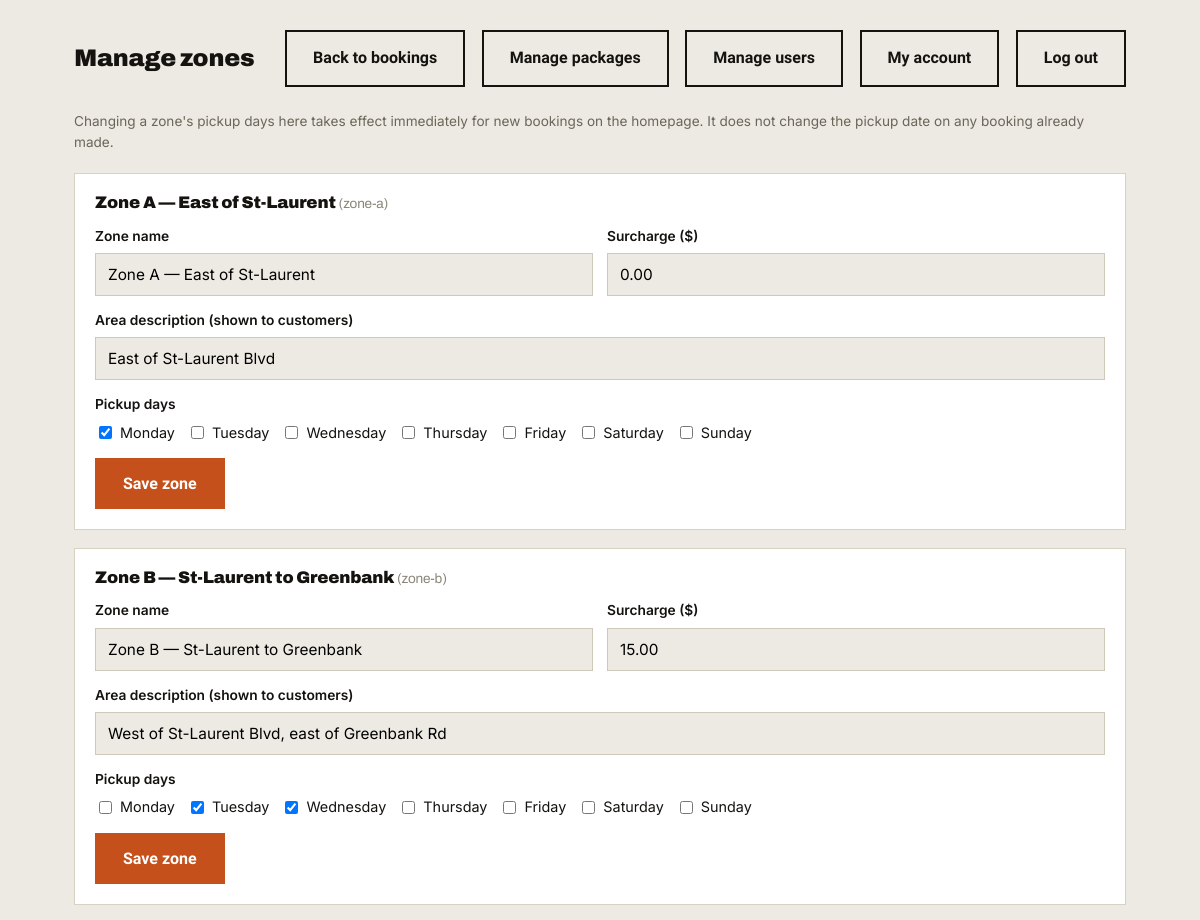
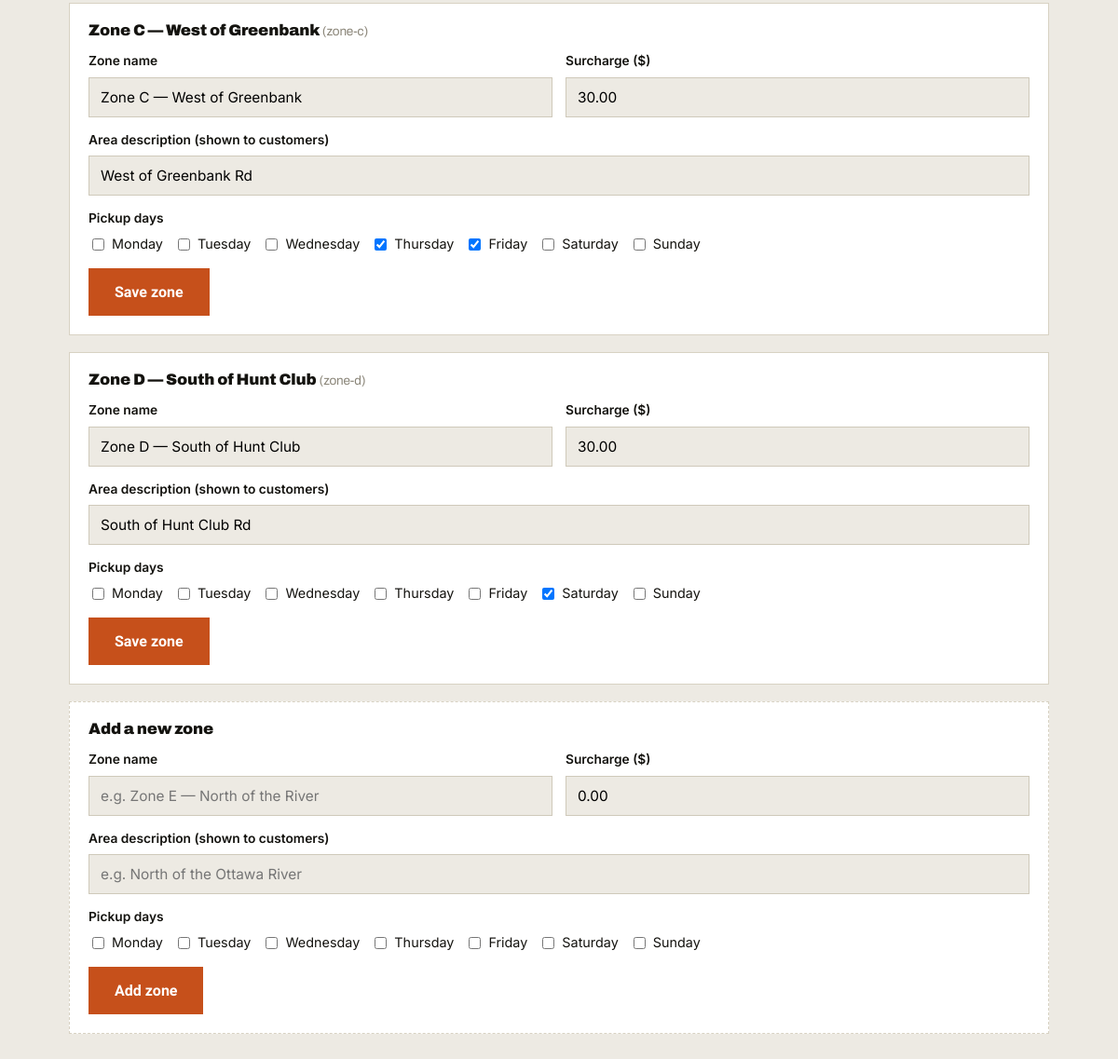
The app's page /admin/zones.php (signed in) with its own data (2 pictures, top to bottom).
### tables this page shows
CREATE TABLE IF NOT EXISTS zones (
    id            INT AUTO_INCREMENT PRIMARY KEY,
    slug          VARCHAR(40)   NOT NULL UNIQUE,
    name          VARCHAR(80)   NOT NULL,
    areas         VARCHAR(200)  NOT NULL,    
    surcharge_cents INT         NOT NULL DEFAULT 0,
    service_days  VARCHAR(80)   NOT NULL,    
    weekday_csv   VARCHAR(20)   NOT NULL,    
    sort_order    TINYINT       NOT NULL DEFAULT 0
);

### includes/db.php (called while the page is built, shortened)
<?php
function h(?string $value): string
{
    return htmlspecialchars($value ?? '', ENT_QUOTES, 'UTF-8');
}

### admin/zones.php (the view, shortened to what this page needs)
<?php
require_once __DIR__ . '/../includes/db.php';
$db = get_db();
$zones = $db->query('SELECT * FROM zones ORDER BY sort_order ASC')->fetchAll();
?>
<!DOCTYPE html>
<html lang="en">
<head>
<link rel="stylesheet" href="../css/style.css">
</head>
<body class="admin-body">
<div class="admin-shell">
    <div style="display:flex; justify-content:space-between; align-items:center; margin-bottom:24px;">
        <h2>Manage zones</h2>
        <div>
            <a href="dashboard.php" class="btn btn-outline" style="margin-left:0; border-color:var(--ink); color:var(--ink);">Back to bookings</a>
            <a href="packages.php" class="btn btn-outline" style="border-color:var(--ink); color:var(--ink);">Manage packages</a>
            <a href="users.php" class="btn btn-outline" style="border-color:var(--ink); color:var(--ink);">Manage users</a>
            <a href="account.php" class="btn btn-outline" style="border-color:var(--ink); color:var(--ink);">My account</a>
            <a href="logout.php" class="btn btn-outline" style="border-color:var(--ink); color:var(--ink);">Log out</a>
        </div>
    </div>
    <p style="font-size:0.85rem; color:#6b6659; margin-bottom:20px;">
        Changing a zone's pickup days here takes effect immediately for new bookings on the homepage.
        It does not change the pickup date on any booking already made.
    </p>
    <?php foreach ($zones as $zone): ?>
        <?php $zoneDays = $zone['weekday_csv'] !== '' ? array_map('intval', explode(',', $zone['weekday_csv'])) : []; ?>
        <div class="zone-card">
            <h3><?= h($zone['name']) ?> <span style="font-weight:400; color:#8a8578; font-size:0.85rem;">(<?= h($zone['slug']) ?>)</span></h3>
            <form method="post">
                <div class="zone-form-grid">
                    <div>
                        <label>Zone name</label>
                        <input type="text" name="name" value="<?= h($zone['name']) ?>" maxlength="80" required>
                    </div>
                    <div>
                        <label>Surcharge ($)</label>
                        <input type="number" name="surcharge" value="<?= number_format($zone['surcharge_cents'] / 100, 2, '.', '') ?>" min="0" step="0.01" required>
                    </div>
                    <div class="full">
                        <label>Area description (shown to customers)</label>
                        <input type="text" name="areas" value="<?= h($zone['areas']) ?>" maxlength="200" required>
                    </div>
                    <div class="full">
                        <label>Pickup days</label>
                        <div class="weekday-checks">
                            <?php foreach (WEEKDAY_NAMES as $num => $label): ?>
                                <label>
                                    <input type="checkbox" name="weekdays[]" value="<?= $num ?>" <?= in_array($num, $zoneDays, true) ? 'checked' : '' ?>>
                                    <?= h($label) ?>
                                </label>
                            <?php endforeach; ?>
                        </div>
                    </div>
                    <div class="full">
                        <button type="submit" name="update_zone" value="1" class="btn btn-primary">Save zone</button>
                    </div>
                </div>
            </form>
        </div>
    <?php endforeach; ?>
    <div class="zone-card" style="border-style:dashed;">
        <h3>Add a new zone</h3>
        <form method="post">
            <div class="zone-form-grid">
                <div>
                    <label>Zone name</label>
                    <input type="text" name="name" placeholder="e.g. Zone E — North of the River" maxlength="80" required>
                </div>
                <div>
                    <label>Surcharge ($)</label>
                    <input type="number" name="surcharge" value="0.00" min="0" step="0.01" required>
                </div>
                <div class="full">
                    <label>Area description (shown to customers)</label>
                    <input type="text" name="areas" placeholder="e.g. North of the Ottawa River" maxlength="200" required>
                </div>
                <div class="full">
                    <label>Pickup days</label>
                    <div class="weekday-checks">
                        <?php foreach (WEEKDAY_NAMES as $num => $label): ?>
                            <label>
                                <input type="checkbox" name="weekdays[]" value="<?= $num ?>">
                                <?= h($label) ?>
                            </label>
                        <?php endforeach; ?>
                    </div>
                </div>
                <div class="full">
                    <button type="submit" name="add_zone" value="1" class="btn btn-primary">Add zone</button>
                </div>
            </div>
        </form>
    </div>
</div>
</body>
</html>

### css/style.css (style rules this page uses)
:root { --steel: #1b1f23; --steel-2: #262c32; --rust: #c6501b; --rust-dark: #a03f14; --bulb: #f2b705; --bulb-glow: #ffd772; --paper: #edeae3; --paper-2: #e2ddd1; --ink: #14130f; --steel-blue: #2e4057; --ok-green: #4a7c3f; }
* { box-sizing: border-box; }
html { scroll-behavior: smooth; }
body { margin: 0; background: var(--paper); color: var(--ink); font-family: 'Inter', system-ui, sans-serif; line-height: 1.55; }
h1, h2, h3, .stencil { font-family: 'Archivo', sans-serif; font-weight: 900; letter-spacing: -0.01em; line-height: 1.05; margin: 0; }
a { color: inherit; }
.btn { display: inline-block; font-family: 'Archivo Narrow', sans-serif; font-weight: 700; font-size: 1rem; text-decoration: none; padding: 14px 26px; border: 2px solid transparent; cursor: pointer; }
.btn-primary { background: var(--rust); color: #fff; }
.btn-outline { background: transparent; border-color: var(--paper); color: var(--paper); margin-left: 12px; }
label { display:block; font-size:0.86rem; font-weight:600; margin-bottom:6px; }
input, select, textarea { width: 100%; font-family:'Inter',sans-serif; font-size: 0.96rem; padding: 11px 12px; border: 1px solid #cfc9ba; background: var(--paper); }
.admin-body { background: var(--paper); font-family:'Inter',sans-serif; }
.admin-shell { max-width: 1100px; margin: 0 auto; padding: 30px 24px; }

### admin/zones.php (style rules this page uses)
.zone-card { background:#fff; border:1px solid #d8d2c3; padding:20px; margin-bottom:18px; }
.zone-card h3 { font-size:1.05rem; margin-bottom:14px; }
.zone-form-grid { display:grid; grid-template-columns: 1fr 1fr; gap:14px; }
.zone-form-grid .full { grid-column: 1 / -1; }
.weekday-checks { display:flex; flex-wrap:wrap; gap:12px; margin-top:6px; }
.weekday-checks label { display:flex; align-items:center; gap:5px; font-weight:400; font-size:0.9rem; margin-bottom:0; }
.weekday-checks input { width:auto; }

### records on screen
zones: name "Zone A — East of St-Laurent", slug "zone-a", surcharge "0.00", areas "East of St-Laurent Blvd", weekday_csv "☑", label "Monday", label "Tuesday", label "Wednesday", label "Thursday", label "Friday", label "Saturday", label "Sunday"
zones: name "Zone B — St-Laurent to Greenbank", slug "zone-b", surcharge "15.00", areas "West of St-Laurent Blvd, east of Greenbank Rd", label "Monday", weekday_csv "☑", label "Tuesday", label "Wednesday", label "Thursday", label "Friday", label "Saturday", label "Sunday"
zones: name "Zone C — West of Greenbank", slug "zone-c", surcharge "30.00", areas "West of Greenbank Rd", label "Monday", label "Tuesday", label "Wednesday", weekday_csv "☑", label "Thursday", label "Friday", label "Saturday", label "Sunday"
zones: name "Zone D — South of Hunt Club", slug "zone-d", surcharge "30.00", areas "South of Hunt Club Rd", label "Monday", label "Tuesday", label "Wednesday", label "Thursday", label "Friday", weekday_csv "☑", label "Saturday", label "Sunday"

### other values on screen
$label "Monday"
$label "Tuesday"
$label "Wednesday"
$label "Thursday"
$label "Friday"
$label "Saturday"
$label "Sunday"
